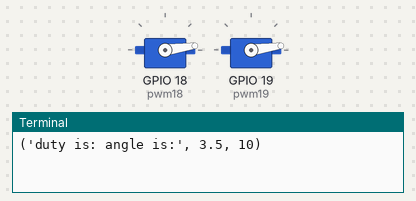
This program was run on a simulated Raspberry Pi (BCM pin numbers). Parts: 2 × servo, the last lines printed to the terminal. The desktop window is not drawn, its controls go by their first labels and the mouse button is held 0.15 s; servo angles are drawn from the pulse width (0.5 ms = 0°, 2.5 ms = 180°). At 20.0 s the program stops and its outputs stay as they are.

Above: at 0.1 s.
At 5.1 s:
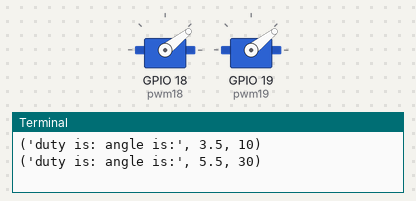
At 10.1 s:
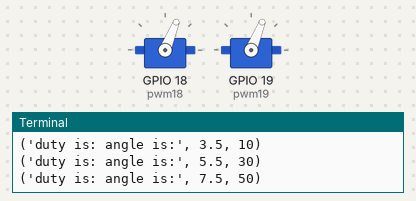
Timing chart, 0 to 16.5 s (numbered marks = the images above):
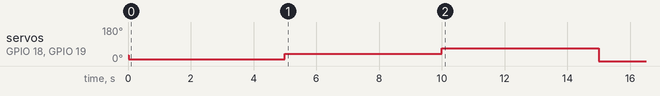

The program:

servo2.py
```python
from Tkinter import *
import RPi.GPIO as GPIO
import time

GPIO.setmode(GPIO.BCM)
GPIO.setup(18, GPIO.OUT)
GPIO.setup(19, GPIO.OUT)

#
# the first number is the GPIO channel.
# the second number is the frequency or rate.
# 100 is 100 times per second.
#
pwm18 = GPIO.PWM(18, 60)
pwm19 = GPIO.PWM(19, 60)

#
#
#
pwm18.start(5)
pwm19.start(5)

angle = 10
duty = float(angle) / 10.0 + 2.5
pwm18.ChangeDutyCycle(duty)
pwm19.ChangeDutyCycle(duty)
print ("duty is: angle is:", duty, angle)
time.sleep(5)

angle = 30
duty = float(angle) / 10.0 + 2.5
pwm18.ChangeDutyCycle(duty)
pwm19.ChangeDutyCycle(duty)
print ("duty is: angle is:", duty, angle)
time.sleep(5)

angle = 50
duty = float(angle) / 10.0 + 2.5
pwm18.ChangeDutyCycle(duty)
pwm19.ChangeDutyCycle(duty)
print ("duty is: angle is:", duty, angle)
time.sleep(5)

angle = 0
duty = float(angle) / 10.0 + 2.5
pwm18.ChangeDutyCycle(duty)
pwm19.ChangeDutyCycle(duty)
print ("duty is: angle is:", duty, angle)
time.sleep (5)
```

Measured:
- by itself, servo on GPIO 18 (pwm18), servo on GPIO 19 (pwm19): 30° → 8° at 0.02 s, → 38° 5.0 s later, → 68° 5.0 s later, → 0° 5.0 s later
